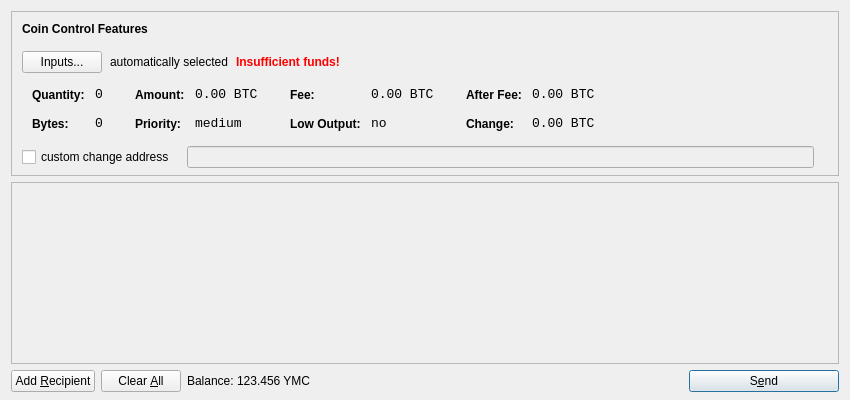
<?xml version="1.0" encoding="UTF-8"?>
<ui version="4.0">
 <class>SendCoinsDialog</class>
 <widget class="QDialog" name="SendCoinsDialog">
  <property name="geometry">
   <rect>
    <x>0</x>
    <y>0</y>
    <width>850</width>
    <height>400</height>
   </rect>
  </property>
  <property name="windowTitle">
   <string>Send Coins</string>
  </property>
  <layout class="QVBoxLayout" name="verticalLayout" stretch="0,1,0">
   <property name="bottomMargin">
    <number>8</number>
   </property>
   <item>
    <widget class="QFrame" name="frameCoinControl">
     <property name="sizePolicy">
      <sizepolicy hsizetype="Expanding" vsizetype="Expanding">
       <horstretch>0</horstretch>
       <verstretch>0</verstretch>
      </sizepolicy>
     </property>
     <property name="maximumSize">
      <size>
       <width>16777215</width>
       <height>16777215</height>
      </size>
     </property>
     <property name="frameShape">
      <enum>QFrame::StyledPanel</enum>
     </property>
     <property name="frameShadow">
      <enum>QFrame::Sunken</enum>
     </property>
     <layout class="QVBoxLayout" name="verticalLayoutCoinControl2">
      <property name="spacing">
       <number>-1</number>
      </property>
      <property name="leftMargin">
       <number>0</number>
      </property>
      <property name="topMargin">
       <number>0</number>
      </property>
      <property name="rightMargin">
       <number>0</number>
      </property>
      <property name="bottomMargin">
       <number>6</number>
      </property>
      <item>
       <layout class="QVBoxLayout" name="verticalLayoutCoinControl" stretch="0,0,0,0,1">
        <property name="spacing">
         <number>0</number>
        </property>
        <property name="leftMargin">
         <number>10</number>
        </property>
        <property name="topMargin">
         <number>10</number>
        </property>
        <item>
         <layout class="QHBoxLayout" name="horizontalLayoutCoinControl1">
          <property name="bottomMargin">
           <number>15</number>
          </property>
          <item>
           <widget class="QLabel" name="labelCoinControlFeatures">
            <property name="sizePolicy">
             <sizepolicy hsizetype="Preferred" vsizetype="Maximum">
              <horstretch>0</horstretch>
              <verstretch>0</verstretch>
             </sizepolicy>
            </property>
            <property name="font">
             <font>
              <weight>75</weight>
              <bold>true</bold>
             </font>
            </property>
            <property name="styleSheet">
             <string notr="true">font-weight:bold;</string>
            </property>
            <property name="text">
             <string>Coin Control Features</string>
            </property>
           </widget>
          </item>
         </layout>
        </item>
        <item>
         <layout class="QHBoxLayout" name="horizontalLayoutCoinControl2" stretch="0,0,0,0">
          <property name="spacing">
           <number>8</number>
          </property>
          <property name="bottomMargin">
           <number>10</number>
          </property>
          <item>
           <widget class="QPushButton" name="pushButtonCoinControl">
            <property name="styleSheet">
             <string notr="true"/>
            </property>
            <property name="text">
             <string>Inputs...</string>
            </property>
           </widget>
          </item>
          <item>
           <widget class="QLabel" name="labelCoinControlAutomaticallySelected">
            <property name="text">
             <string>automatically selected</string>
            </property>
            <property name="margin">
             <number>5</number>
            </property>
           </widget>
          </item>
          <item>
           <widget class="QLabel" name="labelCoinControlInsuffFunds">
            <property name="font">
             <font>
              <weight>75</weight>
              <bold>true</bold>
             </font>
            </property>
            <property name="styleSheet">
             <string notr="true">color:red;font-weight:bold;</string>
            </property>
            <property name="text">
             <string>Insufficient funds!</string>
            </property>
            <property name="margin">
             <number>5</number>
            </property>
           </widget>
          </item>
          <item>
           <spacer name="horizontalSpacerCoinControl">
            <property name="orientation">
             <enum>Qt::Horizontal</enum>
            </property>
            <property name="sizeHint" stdset="0">
             <size>
              <width>40</width>
              <height>1</height>
             </size>
            </property>
           </spacer>
          </item>
         </layout>
        </item>
        <item>
         <widget class="QWidget" name="widgetCoinControl" native="true">
          <property name="sizePolicy">
           <sizepolicy hsizetype="Preferred" vsizetype="Preferred">
            <horstretch>0</horstretch>
            <verstretch>0</verstretch>
           </sizepolicy>
          </property>
          <property name="minimumSize">
           <size>
            <width>0</width>
            <height>0</height>
           </size>
          </property>
          <property name="styleSheet">
           <string notr="true"/>
          </property>
          <layout class="QHBoxLayout" name="horizontalLayoutCoinControl5">
           <property name="margin">
            <number>0</number>
           </property>
           <item>
            <layout class="QHBoxLayout" name="horizontalLayoutCoinControl3" stretch="0,0,0,1">
             <property name="spacing">
              <number>20</number>
             </property>
             <property name="topMargin">
              <number>0</number>
             </property>
             <property name="bottomMargin">
              <number>10</number>
             </property>
             <item>
              <layout class="QFormLayout" name="formLayoutCoinControl1">
               <property name="horizontalSpacing">
                <number>10</number>
               </property>
               <property name="verticalSpacing">
                <number>14</number>
               </property>
               <property name="leftMargin">
                <number>10</number>
               </property>
               <property name="topMargin">
                <number>4</number>
               </property>
               <property name="rightMargin">
                <number>6</number>
               </property>
               <item row="0" column="0">
                <widget class="QLabel" name="labelCoinControlQuantityText">
                 <property name="styleSheet">
                  <string notr="true">font-weight:bold;</string>
                 </property>
                 <property name="text">
                  <string>Quantity:</string>
                 </property>
                 <property name="margin">
                  <number>0</number>
                 </property>
                </widget>
               </item>
               <item row="0" column="1">
                <widget class="QLabel" name="labelCoinControlQuantity">
                 <property name="font">
                  <font>
                   <family>Monospace</family>
                   <pointsize>10</pointsize>
                  </font>
                 </property>
                 <property name="cursor">
                  <cursorShape>IBeamCursor</cursorShape>
                 </property>
                 <property name="contextMenuPolicy">
                  <enum>Qt::ActionsContextMenu</enum>
                 </property>
                 <property name="text">
                  <string notr="true">0</string>
                 </property>
                 <property name="margin">
                  <number>0</number>
                 </property>
                 <property name="textInteractionFlags">
                  <set>Qt::LinksAccessibleByMouse|Qt::TextSelectableByKeyboard|Qt::TextSelectableByMouse</set>
                 </property>
                </widget>
               </item>
               <item row="1" column="0">
                <widget class="QLabel" name="labelCoinControlBytesText">
                 <property name="styleSheet">
                  <string notr="true">font-weight:bold;</string>
                 </property>
                 <property name="text">
                  <string>Bytes:</string>
                 </property>
                </widget>
               </item>
               <item row="1" column="1">
                <widget class="QLabel" name="labelCoinControlBytes">
                 <property name="font">
                  <font>
                   <family>Monospace</family>
                   <pointsize>10</pointsize>
                  </font>
                 </property>
                 <property name="cursor">
                  <cursorShape>IBeamCursor</cursorShape>
                 </property>
                 <property name="contextMenuPolicy">
                  <enum>Qt::ActionsContextMenu</enum>
                 </property>
                 <property name="text">
                  <string notr="true">0</string>
                 </property>
                 <property name="textInteractionFlags">
                  <set>Qt::LinksAccessibleByMouse|Qt::TextSelectableByKeyboard|Qt::TextSelectableByMouse</set>
                 </property>
                </widget>
               </item>
              </layout>
             </item>
             <item>
              <layout class="QFormLayout" name="formLayoutCoinControl2">
               <property name="horizontalSpacing">
                <number>10</number>
               </property>
               <property name="verticalSpacing">
                <number>14</number>
               </property>
               <property name="leftMargin">
                <number>6</number>
               </property>
               <property name="topMargin">
                <number>4</number>
               </property>
               <property name="rightMargin">
                <number>6</number>
               </property>
               <item row="0" column="0">
                <widget class="QLabel" name="labelCoinControlAmountText">
                 <property name="styleSheet">
                  <string notr="true">font-weight:bold;</string>
                 </property>
                 <property name="text">
                  <string>Amount:</string>
                 </property>
                 <property name="margin">
                  <number>0</number>
                 </property>
                </widget>
               </item>
               <item row="0" column="1">
                <widget class="QLabel" name="labelCoinControlAmount">
                 <property name="font">
                  <font>
                   <family>Monospace</family>
                   <pointsize>10</pointsize>
                  </font>
                 </property>
                 <property name="cursor">
                  <cursorShape>IBeamCursor</cursorShape>
                 </property>
                 <property name="contextMenuPolicy">
                  <enum>Qt::ActionsContextMenu</enum>
                 </property>
                 <property name="text">
                  <string notr="true">0.00 BTC</string>
                 </property>
                 <property name="textInteractionFlags">
                  <set>Qt::LinksAccessibleByMouse|Qt::TextSelectableByKeyboard|Qt::TextSelectableByMouse</set>
                 </property>
                </widget>
               </item>
               <item row="1" column="0">
                <widget class="QLabel" name="labelCoinControlPriorityText">
                 <property name="styleSheet">
                  <string notr="true">font-weight:bold;</string>
                 </property>
                 <property name="text">
                  <string>Priority:</string>
                 </property>
                </widget>
               </item>
               <item row="1" column="1">
                <widget class="QLabel" name="labelCoinControlPriority">
                 <property name="font">
                  <font>
                   <family>Monospace</family>
                   <pointsize>10</pointsize>
                  </font>
                 </property>
                 <property name="cursor">
                  <cursorShape>IBeamCursor</cursorShape>
                 </property>
                 <property name="contextMenuPolicy">
                  <enum>Qt::ActionsContextMenu</enum>
                 </property>
                 <property name="text">
                  <string>medium</string>
                 </property>
                 <property name="textInteractionFlags">
                  <set>Qt::LinksAccessibleByMouse|Qt::TextSelectableByKeyboard|Qt::TextSelectableByMouse</set>
                 </property>
                </widget>
               </item>
              </layout>
             </item>
             <item>
              <layout class="QFormLayout" name="formLayoutCoinControl3">
               <property name="horizontalSpacing">
                <number>10</number>
               </property>
               <property name="verticalSpacing">
                <number>14</number>
               </property>
               <property name="leftMargin">
                <number>6</number>
               </property>
               <property name="topMargin">
                <number>4</number>
               </property>
               <property name="rightMargin">
                <number>6</number>
               </property>
               <item row="0" column="0">
                <widget class="QLabel" name="labelCoinControlFeeText">
                 <property name="styleSheet">
                  <string notr="true">font-weight:bold;</string>
                 </property>
                 <property name="text">
                  <string>Fee:</string>
                 </property>
                 <property name="margin">
                  <number>0</number>
                 </property>
                </widget>
               </item>
               <item row="0" column="1">
                <widget class="QLabel" name="labelCoinControlFee">
                 <property name="font">
                  <font>
                   <family>Monospace</family>
                   <pointsize>10</pointsize>
                  </font>
                 </property>
                 <property name="cursor">
                  <cursorShape>IBeamCursor</cursorShape>
                 </property>
                 <property name="contextMenuPolicy">
                  <enum>Qt::ActionsContextMenu</enum>
                 </property>
                 <property name="text">
                  <string notr="true">0.00 BTC</string>
                 </property>
                 <property name="textInteractionFlags">
                  <set>Qt::LinksAccessibleByMouse|Qt::TextSelectableByKeyboard|Qt::TextSelectableByMouse</set>
                 </property>
                </widget>
               </item>
               <item row="1" column="0">
                <widget class="QLabel" name="labelCoinControlLowOutputText">
                 <property name="styleSheet">
                  <string notr="true">font-weight:bold;</string>
                 </property>
                 <property name="text">
                  <string>Low Output:</string>
                 </property>
                </widget>
               </item>
               <item row="1" column="1">
                <widget class="QLabel" name="labelCoinControlLowOutput">
                 <property name="font">
                  <font>
                   <family>Monospace</family>
                   <pointsize>10</pointsize>
                  </font>
                 </property>
                 <property name="cursor">
                  <cursorShape>IBeamCursor</cursorShape>
                 </property>
                 <property name="contextMenuPolicy">
                  <enum>Qt::ActionsContextMenu</enum>
                 </property>
                 <property name="text">
                  <string>no</string>
                 </property>
                 <property name="textInteractionFlags">
                  <set>Qt::LinksAccessibleByMouse|Qt::TextSelectableByKeyboard|Qt::TextSelectableByMouse</set>
                 </property>
                </widget>
               </item>
              </layout>
             </item>
             <item>
              <layout class="QFormLayout" name="formLayoutCoinControl4">
               <property name="horizontalSpacing">
                <number>10</number>
               </property>
               <property name="verticalSpacing">
                <number>14</number>
               </property>
               <property name="leftMargin">
                <number>6</number>
               </property>
               <property name="topMargin">
                <number>4</number>
               </property>
               <property name="rightMargin">
                <number>6</number>
               </property>
               <item row="0" column="0">
                <widget class="QLabel" name="labelCoinControlAfterFeeText">
                 <property name="styleSheet">
                  <string notr="true">font-weight:bold;</string>
                 </property>
                 <property name="text">
                  <string>After Fee:</string>
                 </property>
                 <property name="margin">
                  <number>0</number>
                 </property>
                </widget>
               </item>
               <item row="0" column="1">
                <widget class="QLabel" name="labelCoinControlAfterFee">
                 <property name="font">
                  <font>
                   <family>Monospace</family>
                   <pointsize>10</pointsize>
                  </font>
                 </property>
                 <property name="cursor">
                  <cursorShape>IBeamCursor</cursorShape>
                 </property>
                 <property name="contextMenuPolicy">
                  <enum>Qt::ActionsContextMenu</enum>
                 </property>
                 <property name="text">
                  <string notr="true">0.00 BTC</string>
                 </property>
                 <property name="textInteractionFlags">
                  <set>Qt::LinksAccessibleByMouse|Qt::TextSelectableByKeyboard|Qt::TextSelectableByMouse</set>
                 </property>
                </widget>
               </item>
               <item row="1" column="0">
                <widget class="QLabel" name="labelCoinControlChangeText">
                 <property name="styleSheet">
                  <string notr="true">font-weight:bold;</string>
                 </property>
                 <property name="text">
                  <string>Change:</string>
                 </property>
                </widget>
               </item>
               <item row="1" column="1">
                <widget class="QLabel" name="labelCoinControlChange">
                 <property name="font">
                  <font>
                   <family>Monospace</family>
                   <pointsize>10</pointsize>
                  </font>
                 </property>
                 <property name="cursor">
                  <cursorShape>IBeamCursor</cursorShape>
                 </property>
                 <property name="contextMenuPolicy">
                  <enum>Qt::ActionsContextMenu</enum>
                 </property>
                 <property name="text">
                  <string notr="true">0.00 BTC</string>
                 </property>
                 <property name="textInteractionFlags">
                  <set>Qt::LinksAccessibleByMouse|Qt::TextSelectableByKeyboard|Qt::TextSelectableByMouse</set>
                 </property>
                </widget>
               </item>
              </layout>
             </item>
            </layout>
           </item>
          </layout>
         </widget>
        </item>
        <item>
         <layout class="QHBoxLayout" name="horizontalLayoutCoinControl4" stretch="0,0,0">
          <property name="spacing">
           <number>12</number>
          </property>
          <property name="sizeConstraint">
           <enum>QLayout::SetDefaultConstraint</enum>
          </property>
          <property name="topMargin">
           <number>5</number>
          </property>
          <property name="rightMargin">
           <number>5</number>
          </property>
          <item>
           <widget class="QCheckBox" name="checkBoxCoinControlChange">
            <property name="text">
             <string>custom change address</string>
            </property>
           </widget>
          </item>
          <item>
           <widget class="QLineEdit" name="lineEditCoinControlChange">
            <property name="enabled">
             <bool>false</bool>
            </property>
            <property name="sizePolicy">
             <sizepolicy hsizetype="Expanding" vsizetype="Fixed">
              <horstretch>0</horstretch>
              <verstretch>0</verstretch>
             </sizepolicy>
            </property>
           </widget>
          </item>
          <item>
           <widget class="QLabel" name="labelCoinControlChangeLabel">
            <property name="sizePolicy">
             <sizepolicy hsizetype="Preferred" vsizetype="Expanding">
              <horstretch>0</horstretch>
              <verstretch>0</verstretch>
             </sizepolicy>
            </property>
            <property name="minimumSize">
             <size>
              <width>0</width>
              <height>0</height>
             </size>
            </property>
            <property name="text">
             <string/>
            </property>
            <property name="margin">
             <number>3</number>
            </property>
           </widget>
          </item>
         </layout>
        </item>
        <item>
         <spacer name="verticalSpacerCoinControl">
          <property name="orientation">
           <enum>Qt::Vertical</enum>
          </property>
          <property name="sizeHint" stdset="0">
           <size>
            <width>800</width>
            <height>1</height>
           </size>
          </property>
         </spacer>
        </item>
       </layout>
      </item>
     </layout>
    </widget>
   </item>
   <item>
    <widget class="QScrollArea" name="scrollArea">
     <property name="widgetResizable">
      <bool>true</bool>
     </property>
     <widget class="QWidget" name="scrollAreaWidgetContents">
      <property name="geometry">
       <rect>
        <x>0</x>
        <y>0</y>
        <width>830</width>
        <height>165</height>
       </rect>
      </property>
      <layout class="QVBoxLayout" name="verticalLayout_2">
       <property name="margin">
        <number>0</number>
       </property>
       <item>
        <layout class="QVBoxLayout" name="entries">
         <property name="spacing">
          <number>6</number>
         </property>
        </layout>
       </item>
       <item>
        <spacer name="verticalSpacer">
         <property name="orientation">
          <enum>Qt::Vertical</enum>
         </property>
         <property name="sizeHint" stdset="0">
          <size>
           <width>20</width>
           <height>40</height>
          </size>
         </property>
        </spacer>
       </item>
      </layout>
     </widget>
    </widget>
   </item>
   <item>
    <layout class="QHBoxLayout" name="horizontalLayout">
     <item>
      <widget class="QPushButton" name="addButton">
       <property name="toolTip">
        <string>Send to multiple recipients at once</string>
       </property>
       <property name="text">
        <string>Add &amp;Recipient</string>
       </property>
       <property name="icon">
        <iconset resource="../bitcoin.qrc">
         <normaloff>:/icons/add</normaloff>:/icons/add</iconset>
       </property>
       <property name="autoDefault">
        <bool>false</bool>
       </property>
      </widget>
     </item>
     <item>
      <widget class="QPushButton" name="clearButton">
       <property name="sizePolicy">
        <sizepolicy hsizetype="Minimum" vsizetype="Fixed">
         <horstretch>0</horstretch>
         <verstretch>0</verstretch>
        </sizepolicy>
       </property>
       <property name="toolTip">
        <string>Remove all transaction fields</string>
       </property>
       <property name="text">
        <string>Clear &amp;All</string>
       </property>
       <property name="icon">
        <iconset resource="../bitcoin.qrc">
         <normaloff>:/icons/remove</normaloff>:/icons/remove</iconset>
       </property>
       <property name="autoRepeatDelay">
        <number>300</number>
       </property>
       <property name="autoDefault">
        <bool>false</bool>
       </property>
      </widget>
     </item>
     <item>
      <layout class="QHBoxLayout" name="horizontalLayout_2">
       <property name="spacing">
        <number>3</number>
       </property>
       <item>
        <widget class="QLabel" name="label">
         <property name="text">
          <string>Balance:</string>
         </property>
        </widget>
       </item>
       <item>
        <widget class="QLabel" name="labelBalance">
         <property name="cursor">
          <cursorShape>IBeamCursor</cursorShape>
         </property>
         <property name="text">
          <string>123.456 YMC</string>
         </property>
         <property name="textInteractionFlags">
          <set>Qt::LinksAccessibleByMouse|Qt::TextSelectableByKeyboard|Qt::TextSelectableByMouse</set>
         </property>
        </widget>
       </item>
      </layout>
     </item>
     <item>
      <spacer name="horizontalSpacer">
       <property name="orientation">
        <enum>Qt::Horizontal</enum>
       </property>
       <property name="sizeHint" stdset="0">
        <size>
         <width>40</width>
         <height>20</height>
        </size>
       </property>
      </spacer>
     </item>
     <item>
      <widget class="QPushButton" name="sendButton">
       <property name="minimumSize">
        <size>
         <width>150</width>
         <height>0</height>
        </size>
       </property>
       <property name="toolTip">
        <string>Confirm the send action</string>
       </property>
       <property name="text">
        <string>S&amp;end</string>
       </property>
       <property name="icon">
        <iconset resource="../bitcoin.qrc">
         <normaloff>:/icons/send</normaloff>:/icons/send</iconset>
       </property>
       <property name="default">
        <bool>true</bool>
       </property>
      </widget>
     </item>
    </layout>
   </item>
  </layout>
 </widget>
 <resources>
  <include location="../bitcoin.qrc"/>
 </resources>
 <connections/>
</ui>
